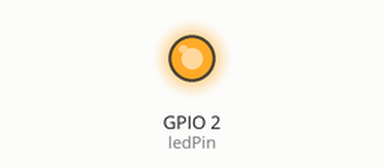
Recording of a program running on a simulated ESP32. Parts: output pins drawn as LEDs (lit = HIGH).

Above: at 0.1 s.
At 3.15 s:
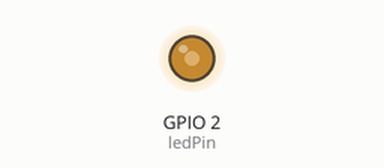
At 39.8 s:
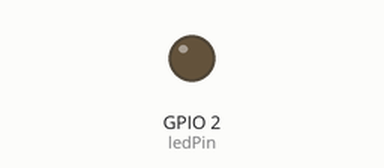
Timing chart, 0 to 40.0 s (numbered marks = the images above):
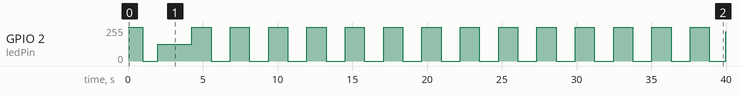

The program:

main.cpp
```cpp
#include <Arduino.h>

#define ledPin 2

void setup() {
    pinMode(ledPin, OUTPUT);

    analogWrite(ledPin, 255);  // Set duty cycle to 100% (255 out of 255)
    delay(1000);               // Wait for 1 second
    analogWrite(ledPin, 0);    // Set duty cycle to 0% (0 out of 255)
    delay(1000);
    analogWrite(ledPin, 126);  // Set duty cycle to 50% (126 out of 255)
    delay(1000);
}

void loop() {
    // increase the LED brightness
    for (int dutyCycle = 0; dutyCycle <= 255; dutyCycle++) {
        analogWrite(ledPin, dutyCycle);
        delay(5);
    }

    // decrease the LED brightness
    for (int dutyCycle = 255; dutyCycle >= 0; dutyCycle--) {
        analogWrite(ledPin, dutyCycle);
        delay(5);
    }
}
```

Measured:
- by itself, GPIO 2 (ledPin): 255/255 → 0/255 at 1.0 s, → 126/255 1.0 s later, → 255/255 2.3 s later, → 0/255 1.3 s later, … (31 changes in this stretch)
